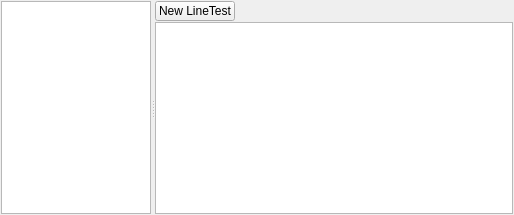
      <widget class="QWidget" name="tiLinetest">
       <attribute name="title">
        <string>Linetest</string>
       </attribute>
       <layout class="QGridLayout" name="gridLayout_4">
        <property name="margin">
         <number>1</number>
        </property>
        <property name="spacing">
         <number>1</number>
        </property>
        <item row="0" column="0">
         <widget class="QSplitter" name="splitter">
          <property name="orientation">
           <enum>Qt::Horizontal</enum>
          </property>
          <widget class="QTreeWidget" name="twLtSteps">
           <property name="maximumSize">
            <size>
             <width>150</width>
             <height>16777215</height>
            </size>
           </property>
           <property name="indentation">
            <number>1</number>
           </property>
           <property name="wordWrap">
            <bool>false</bool>
           </property>
           <property name="headerHidden">
            <bool>true</bool>
           </property>
           <attribute name="headerVisible">
            <bool>false</bool>
           </attribute>
           <column>
            <property name="text">
             <string>Steps</string>
            </property>
            <property name="font">
             <font>
              <weight>75</weight>
              <bold>true</bold>
              <underline>true</underline>
             </font>
            </property>
            <property name="textAlignment">
             <set>AlignHCenter|AlignVCenter|AlignCenter</set>
            </property>
           </column>
          </widget>
          <widget class="QWidget" name="layoutWidget">
           <layout class="QVBoxLayout" name="verticalLayout_7">
            <property name="spacing">
             <number>1</number>
            </property>
            <item>
             <widget class="QPushButton" name="bNewLineTest">
              <property name="minimumSize">
               <size>
                <width>80</width>
                <height>20</height>
               </size>
              </property>
              <property name="maximumSize">
               <size>
                <width>80</width>
                <height>20</height>
               </size>
              </property>
              <property name="text">
               <string>New LineTest</string>
              </property>
             </widget>
            </item>
            <item>
             <widget class="QTreeWidget" name="twLineTest">
              <attribute name="headerVisible">
               <bool>false</bool>
              </attribute>
              <column>
               <property name="text">
                <string notr="true">LineTests</string>
               </property>
               <property name="font">
                <font>
                 <weight>75</weight>
                 <bold>true</bold>
                 <underline>true</underline>
                </font>
               </property>
               <property name="textAlignment">
                <set>AlignHCenter|AlignVCenter|AlignCenter</set>
               </property>
              </column>
             </widget>
            </item>
           </layout>
          </widget>
         </widget>
        </item>
       </layout>
      </widget>
